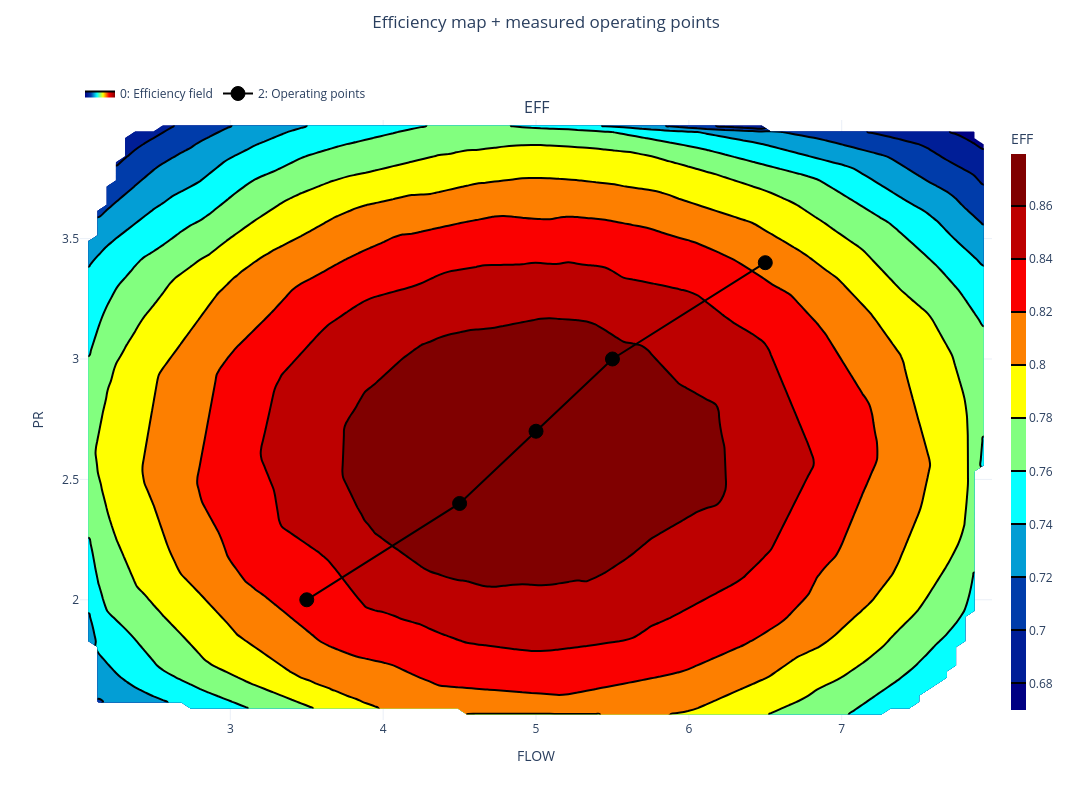

The notebook cell saved with this chart:
### Markdown cell above
## 2. Overlay the measured operating points (markers)

The operating-points set (Set 2) has no linestyle, so it overlays as **markers**.
We give it a visible style first. Note `overlay_sets` is independent of the
*selected* sets — Set 2 is overlaid even though only Set 0 builds the field.

### Code cell
uc.markersize(2, 14)
uc.marker(2, 'o')
uc.color(2, 'black')
uc.linestyle(2, "-")
uc.select(0)
uc.contour(x='FLOW', y='PR', z='EFF', overlay_sets=2,
           suptitle='Efficiency map + measured operating points')

### Figure 1 — Plotly figure (JSON) as saved in the notebook; plotly's stock layout.template omitted (floating-point values rounded to 4 significant figures; data arrays with more than 128 entries replaced by an {"elided": "..."} marker saying what was removed)
{"data": [{"colorbar": {"len": 1, "thickness": 15, "title": {"text": "EFF"}, "x": 1.01, "y": 0.5}, "colorscale": [[0, "rgb(0,0,131)"], [0.2, "rgb(0,60,170)"], [0.4, "rgb(5,255,255)"], [0.6, "rgb(255,255,0)"], [0.8, "rgb(250,0,0)"], [1, "rgb(128,0,0)"]], "contours": {"coloring": "fill"}, "hovertemplate": "<b>Efficiency field</b><br>FLOW: %{x:.3g}<br>PR: %{y:.3g}<br>EFF: %{z:.3g}<extra></extra>", "legendgroup": "group_0", "line": {"width": 2}, "name": "0: Efficiency field", "showlegend": true, "showscale": true, "type": "contour", "x": [2.016, 2.077, 2.137, 2.197, 2.258, 2.318, 2.378, 2.438, 2.499, 2.559, 2.619, 2.679, 2.74, 2.8, 2.86, 2.92, 2.981, 3.041, 3.101, 3.162, 3.222, 3.282, 3.342, 3.403, 3.463, 3.523, 3.583, 3.644, 3.704, 3.764, 3.825, 3.885, 3.945, 4.005, 4.066, 4.126, 4.186, 4.246, 4.307, 4.367, 4.427, 4.488, 4.548, 4.608, 4.668, 4.729, 4.789, 4.849, 4.909, 4.97, 5.03, 5.09, 5.151, 5.211, 5.271, 5.331, 5.392, 5.452, 5.512, 5.572, 5.633, 5.693, 5.753, 5.814, 5.874, 5.934, 5.994, 6.055, 6.115, 6.175, 6.235, 6.296, 6.356, 6.416, 6.476, 6.537, 6.597, 6.657, 6.718, 6.778, 6.838, 6.898, 6.959, 7.019, 7.079, 7.139, 7.2, 7.26, 7.32, 7.381, 7.441, 7.501, 7.561, 7.622, 7.682, 7.742, 7.802, 7.863, 7.923, 7.983], "xaxis": "x", "y": [1.501, 1.526, 1.551, 1.576, 1.601, 1.627, 1.652, 1.677, 1.702, 1.727, 1.752, 1.778, 1.803, 1.828, 1.853, 1.878, 1.903, 1.929, 1.954, 1.979, 2.004, 2.029, 2.054, 2.08, 2.105, 2.13, 2.155, 2.18, 2.205, 2.231, 2.256, 2.281, 2.306, 2.331, 2.357, 2.382, 2.407, 2.432, 2.457, 2.482, 2.508, 2.533, 2.558, 2.583, 2.608, 2.633, 2.659, 2.684, 2.709, 2.734, 2.759, 2.784, 2.81, 2.835, 2.86, 2.885, 2.91, 2.935, 2.961, 2.986, 3.011, 3.036, 3.061, 3.086, 3.112, 3.137, 3.162, 3.187, 3.212, 3.237, 3.263, 3.288, 3.313, 3.338, 3.363, 3.388, 3.414, 3.439, 3.464, 3.489, 3.514, 3.539, 3.565, 3.59, 3.615, 3.64, 3.665, 3.69, 3.716, 3.741, 3.766, 3.791, 3.816, 3.842, 3.867, 3.892, 3.917, 3.942, 3.967, 3.993], "yaxis": "y", "z": {"elided": "100x100 float values"}}, {"hovertemplate": "<b>Operating points</b><br>FLOW: %{x:.3g}<br>PR: %{y:.3g}<extra></extra>", "legendgroup": "overlay_2", "line": {"color": "black", "dash": "solid", "width": 2}, "marker": {"color": "black", "line": {"color": "black", "width": 1}, "size": 14, "symbol": "circle"}, "mode": "lines+markers", "name": "2: Operating points", "opacity": 1, "showlegend": true, "type": "scatter", "x": [3.5, 4.5, 5.0, 5.5, 6.5], "xaxis": "x", "y": [2.0, 2.4, 2.7, 3.0, 3.4], "yaxis": "y"}], "layout": {"annotations": [{"font": {"size": 16}, "showarrow": false, "text": "EFF", "x": 0.5, "xanchor": "center", "xref": "paper", "y": 1, "yanchor": "bottom", "yref": "paper"}], "height": 800, "legend": {"orientation": "h", "x": 0, "xanchor": "left", "y": 1.02, "yanchor": "bottom"}, "margin": {"r": 100, "t": 120}, "showlegend": true, "title": {"text": "Efficiency map + measured operating points", "x": 0.5, "xanchor": "center", "y": 0.98, "yanchor": "top", "yref": "container"}, "width": 1200, "xaxis": {"anchor": "y", "domain": [0, 1], "title": {"text": "FLOW"}}, "yaxis": {"anchor": "x", "domain": [0, 1], "title": {"text": "PR"}}}}
